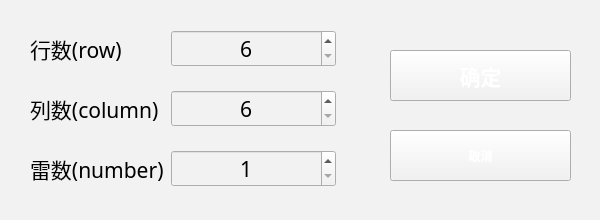
<?xml version="1.0" encoding="UTF-8"?>
<ui version="4.0">
 <class>Form</class>
 <widget class="QWidget" name="Form">
  <property name="geometry">
   <rect>
    <x>0</x>
    <y>0</y>
    <width>600</width>
    <height>220</height>
   </rect>
  </property>
  <property name="minimumSize">
   <size>
    <width>600</width>
    <height>220</height>
   </size>
  </property>
  <property name="maximumSize">
   <size>
    <width>600</width>
    <height>220</height>
   </size>
  </property>
  <property name="sizeIncrement">
   <size>
    <width>0</width>
    <height>0</height>
   </size>
  </property>
  <property name="windowTitle">
   <string>自定义设置</string>
  </property>
  <property name="windowIcon">
   <iconset>
    <normaloff>media/cat.ico</normaloff>media/cat.ico</iconset>
  </property>
  <property name="windowOpacity">
   <double>10.000000000000000</double>
  </property>
  <property name="styleSheet">
   <string notr="true">background-color:#F2F2F2</string>
  </property>
  <widget class="QPushButton" name="pushButton_2">
   <property name="geometry">
    <rect>
     <x>390</x>
     <y>130</y>
     <width>181</width>
     <height>51</height>
    </rect>
   </property>
   <property name="focusPolicy">
    <enum>Qt::NoFocus</enum>
   </property>
   <property name="styleSheet">
    <string notr="true">border-image: url(media/button.png);
font: 16pt &quot;黑体&quot;;
color:white;font: bold;</string>
   </property>
   <property name="text">
    <string>取消</string>
   </property>
  </widget>
  <widget class="QPushButton" name="pushButton_3">
   <property name="geometry">
    <rect>
     <x>390</x>
     <y>50</y>
     <width>181</width>
     <height>51</height>
    </rect>
   </property>
   <property name="font">
    <font>
     <family>黑体</family>
     <pointsize>16</pointsize>
     <weight>75</weight>
     <italic>false</italic>
     <bold>true</bold>
    </font>
   </property>
   <property name="focusPolicy">
    <enum>Qt::NoFocus</enum>
   </property>
   <property name="styleSheet">
    <string notr="true">border-image: url(media/button.png);
font: 16pt &quot;黑体&quot;;
color:white;font: bold;</string>
   </property>
   <property name="text">
    <string>确定</string>
   </property>
   <property name="autoDefault">
    <bool>false</bool>
   </property>
   <property name="flat">
    <bool>false</bool>
   </property>
  </widget>
  <widget class="QWidget" name="layoutWidget">
   <property name="geometry">
    <rect>
     <x>30</x>
     <y>30</y>
     <width>306</width>
     <height>157</height>
    </rect>
   </property>
   <layout class="QGridLayout" name="gridLayout">
    <property name="horizontalSpacing">
     <number>7</number>
    </property>
    <property name="verticalSpacing">
     <number>23</number>
    </property>
    <item row="0" column="0">
     <widget class="QLabel" name="label">
      <property name="font">
       <font>
        <family>黑体</family>
        <pointsize>16</pointsize>
        <weight>50</weight>
        <italic>false</italic>
        <bold>false</bold>
       </font>
      </property>
      <property name="styleSheet">
       <string notr="true">font: 16pt &quot;黑体&quot;;
color:black;</string>
      </property>
      <property name="text">
       <string>行数(row)</string>
      </property>
     </widget>
    </item>
    <item row="0" column="1" colspan="2">
     <widget class="QSpinBox" name="spinBox">
      <property name="font">
       <font>
        <family>黑体</family>
        <pointsize>16</pointsize>
        <weight>50</weight>
        <italic>false</italic>
        <bold>false</bold>
       </font>
      </property>
      <property name="styleSheet">
       <string notr="true">font: 16pt &quot;黑体&quot;;
color:black;</string>
      </property>
      <property name="alignment">
       <set>Qt::AlignCenter</set>
      </property>
      <property name="minimum">
       <number>6</number>
      </property>
      <property name="maximum">
       <number>1000</number>
      </property>
      <property name="displayIntegerBase">
       <number>10</number>
      </property>
     </widget>
    </item>
    <item row="1" column="0">
     <widget class="QLabel" name="label_2">
      <property name="font">
       <font>
        <family>黑体</family>
        <pointsize>16</pointsize>
        <weight>50</weight>
        <italic>false</italic>
        <bold>false</bold>
       </font>
      </property>
      <property name="styleSheet">
       <string notr="true">font: 16pt &quot;黑体&quot;;
color:black;</string>
      </property>
      <property name="text">
       <string>列数(column)</string>
      </property>
     </widget>
    </item>
    <item row="1" column="1" colspan="2">
     <widget class="QSpinBox" name="spinBox_2">
      <property name="font">
       <font>
        <family>黑体</family>
        <pointsize>16</pointsize>
        <weight>50</weight>
        <italic>false</italic>
        <bold>false</bold>
       </font>
      </property>
      <property name="styleSheet">
       <string notr="true">font: 16pt &quot;黑体&quot;;
color:black;</string>
      </property>
      <property name="alignment">
       <set>Qt::AlignCenter</set>
      </property>
      <property name="minimum">
       <number>6</number>
      </property>
      <property name="maximum">
       <number>1000</number>
      </property>
      <property name="displayIntegerBase">
       <number>10</number>
      </property>
     </widget>
    </item>
    <item row="2" column="0">
     <widget class="QLabel" name="label_3">
      <property name="font">
       <font>
        <family>黑体</family>
        <pointsize>16</pointsize>
        <weight>50</weight>
        <italic>false</italic>
        <bold>false</bold>
       </font>
      </property>
      <property name="styleSheet">
       <string notr="true">font: 16pt &quot;黑体&quot;;
color:black;</string>
      </property>
      <property name="text">
       <string>雷数(number)</string>
      </property>
     </widget>
    </item>
    <item row="2" column="1" colspan="2">
     <widget class="QSpinBox" name="spinBox_3">
      <property name="font">
       <font>
        <family>黑体</family>
        <pointsize>16</pointsize>
        <weight>50</weight>
        <italic>false</italic>
        <bold>false</bold>
       </font>
      </property>
      <property name="styleSheet">
       <string notr="true">font: 16pt &quot;黑体&quot;;
color:black;</string>
      </property>
      <property name="alignment">
       <set>Qt::AlignCenter</set>
      </property>
      <property name="minimum">
       <number>1</number>
      </property>
      <property name="maximum">
       <number>1000000</number>
      </property>
      <property name="displayIntegerBase">
       <number>10</number>
      </property>
     </widget>
    </item>
   </layout>
  </widget>
 </widget>
 <resources/>
 <connections>
  <connection>
   <sender>pushButton_2</sender>
   <signal>clicked()</signal>
   <receiver>Form</receiver>
   <slot>close()</slot>
   <hints>
    <hint type="sourcelabel">
     <x>493</x>
     <y>147</y>
    </hint>
    <hint type="destinationlabel">
     <x>585</x>
     <y>167</y>
    </hint>
   </hints>
  </connection>
  <connection>
   <sender>pushButton_3</sender>
   <signal>clicked()</signal>
   <receiver>Form</receiver>
   <slot>close()</slot>
   <hints>
    <hint type="sourcelabel">
     <x>539</x>
     <y>66</y>
    </hint>
    <hint type="destinationlabel">
     <x>584</x>
     <y>94</y>
    </hint>
   </hints>
  </connection>
 </connections>
</ui>
